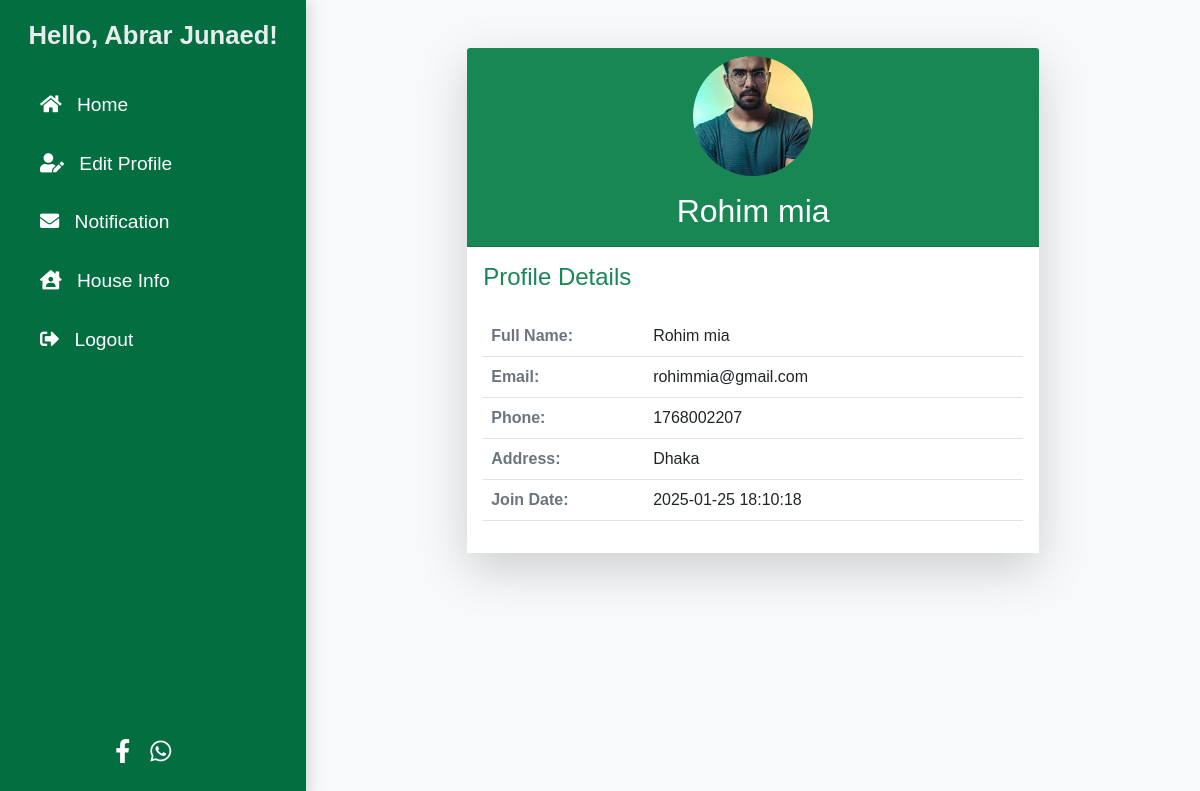
/Users/viewProfile.php?id=9 (signed in), run on the app's committed database.
### tables this page shows
CREATE TABLE `users` (
  `id` int(11) NOT NULL,
  `name` varchar(255) NOT NULL,
  `email` varchar(255) NOT NULL,
  `address` varchar(255) NOT NULL,
  `phone` varchar(11) NOT NULL,
  `password` varchar(255) NOT NULL,
  `dob` date DEFAULT NULL,
  `photo` varchar(255) NOT NULL,
  `created_at` timestamp NOT NULL DEFAULT current_timestamp(),
  `role_id` int(11) DEFAULT NULL
);

CREATE TABLE `user_photos` (
  `id` int(11) NOT NULL,
  `user_id` int(11) DEFAULT NULL,
  `photo_path` varchar(255) NOT NULL,
  `type` enum('profile','aggrement') NOT NULL,
  `uploaded_at` timestamp NOT NULL DEFAULT current_timestamp()
);

### Users/viewProfile.php (the view, shortened to what this page needs)
<?php
include 'connect.php';
$current_user_id = $_SESSION['user_id'];
$post_holder_id = isset($_GET['id']) ? intval($_GET['id']) : $current_user_id;
$sql = "SELECT users.name, users.email, users.created_at, user_photos.photo_path, users.phone, users.address
        FROM users
        JOIN user_photos ON users.id = user_photos.user_id
        WHERE user_photos.type = 'profile' AND users.id = ?";
$stmt = $con->prepare($sql);
$stmt->bind_param('i', $post_holder_id);
$stmt->execute();
$result = $stmt->get_result();
if ($result->num_rows > 0) {
    $post_holder = $result->fetch_assoc();
}
?>
<!DOCTYPE html>
<html lang="en">
<head>
    <link href="https://cdn.jsdelivr.net/npm/bootstrap@5.1.3/dist/css/bootstrap.min.css" rel="stylesheet">
    <link href="https://cdnjs.cloudflare.com/ajax/libs/font-awesome/5.15.4/css/all.min.css" rel="stylesheet">
    <link rel="stylesheet" href="viewProfile.css">
</head>
<body class="bg-light d-flex" >
<?php include('slide.php'); ?>
    <div class="container py-5">
        <div class="row justify-content-center">
            <div class="col-lg-8">
                <div class="card shadow-lg border-0">
                    <div class="card-header bg-success text-white text-center">
                        <img src="<?= htmlspecialchars($post_holder['photo_path']) ?>"
                             alt="Profile Picture"
                             class="rounded-circle mb-3"
                             style="width: 120px; height: 120px; object-fit: cover;">
                        <h2><?= htmlspecialchars($post_holder['name']) ?></h2>
                    </div>
                    <div class="card-body bg-white">
                        <h4 class="text-success mb-4">Profile Details</h4>
                        <table class="table table-hover">
                            <tbody>
                                <tr>
                                    <th class="text-muted">Full Name:</th>
                                    <td><?= htmlspecialchars($post_holder['name']) ?></td>
                                </tr>
                                <tr>
                                    <th class="text-muted">Email:</th>
                                    <td><?= htmlspecialchars($post_holder['email']) ?></td>
                                </tr>
                                <tr>
                                    <th class="text-muted">Phone:</th>
                                    <td><?= htmlspecialchars($post_holder['phone']) ?></td>
                                </tr>
                                <tr>
                                    <th class="text-muted">Address:</th>
                                    <td><?= htmlspecialchars($post_holder['address']) ?></td>
                                </tr>
                                <tr>
                                    <th class="text-muted">Join Date:</th>
                                    <td><?= htmlspecialchars($post_holder['created_at']) ?></td>
                                </tr>
                            </tbody>
                        </table>
                    </div>
                </div>
            </div>
        </div>
    </div>
</body>
</html>

### Users/slide.php (shortened to what this page needs)
<?php
$con = new mysqli('localhost', 'root', '', 'main_home_hunt');
$user_id = $_SESSION['user_id'];
$query = "SELECT users.name FROM users WHERE users.id = ?";
$stmt = $con->prepare($query);
$stmt->bind_param("i", $user_id);
$stmt->execute();
$result = $stmt->get_result();
$user = $result->fetch_assoc();
?>
<link href="https://getbootstrap.com/docs/5.3/assets/css/docs.css" rel="stylesheet">
    <link href="https://cdnjs.cloudflare.com/ajax/libs/font-awesome/5.15.4/css/all.min.css" rel="stylesheet">
<div class="slidebar">
    <div class="mb-4 nav flex-column">
        <h1 style="text-align: center;">Hello, <?= htmlspecialchars($user['name']) ?>!</h1>
        <a href="homepage.php" class="nav-link active">
            <i class="fas fa-home"></i> Home
        </a>
        <a href="update_profile.php" class="nav-link">
            <i class="fas fa-user-edit"></i> Edit Profile
        </a>
        <a href="notification.php" class="nav-link">
            <i class="fas fa-envelope"></i> Notification
        </a>
        <a href="HomeInfo.php" class="nav-link">
            <i class="fas fa-house-user"></i> House Info
        </a>
        <a href="login.php" onclick="handleLogout(event)" class="nav-link">
            <i class="fas fa-sign-out-alt"></i> Logout
        </a>
    </div>
    <div class="social-icons">
        <a href="https://www.facebook.com" target="_blank" title="Facebook">
            <i class="fab fa-facebook-f"></i>
        </a>
        <a href="https://www.whatsapp.com" target="_blank" title="WhatsApp">
            <i class="fab fa-whatsapp"></i>
        </a>
    </div>
</div>

### Users/viewProfile.css (style rules this page uses)
.slidebar h1 { text-align: center; font-size: 1.6rem; font-weight: 600; margin-bottom: 25px; color: #e9ecef; }
.nav-link { color: #fff !important; font-size: 1.2rem; padding: 15px 20px; }
.nav-link i { margin-right: 10px; }
.social-icons { display: flex; justify-content: center; gap: 20px; margin-bottom: 10px; }
.social-icons a { color: #fff; font-size: 1.5rem; text-decoration: none; transition: color 0.3s ease; }
body { margin: 0; font-family: Arial, sans-serif; }
.table th { width: 30%; text-align: left; }

### Users/slide.php (style rules this page uses)
.slidebar { padding: 20px; position: sticky; top: 0; left: 0; height: 100vh; width: 400px; background-color: #ffffff; overflow: hidden; display: flex; flex-direction: column; justify-content: space-between; }
.slidebar { width: 400px; height: 100vh; background: #036e40; padding: 20px; box-shadow: 3px 0px 15px rgba(0, 0, 0, 0.15); color: #fff; }
.slidebar h1 { text-align: center; font-size: 1.6rem; font-weight: 600; margin-bottom: 25px; color: #e9ecef; }
.nav-link { color: #fff !important; font-size: 1.2rem; padding: 15px 20px; }
.nav-link i { margin-right: 10px; }
.social-icons { display: flex; justify-content: center; gap: 20px; margin-bottom: 10px; }
.social-icons i { transition: transform 0.3s ease-in-out 0.2s; }
.social-icons a { color: #fff; font-size: 1.5rem; text-decoration: none; transition: color 0.3s ease; }

### data on the page
users: name "Abrar Junaed"
user_photos: photo_path (picture), user.name "Rohim mia", user.email "rohimmia@gmail.com", user.phone "1768002207", user.address "Dhaka", user.created_at "2025-01-25 18:10:18"
